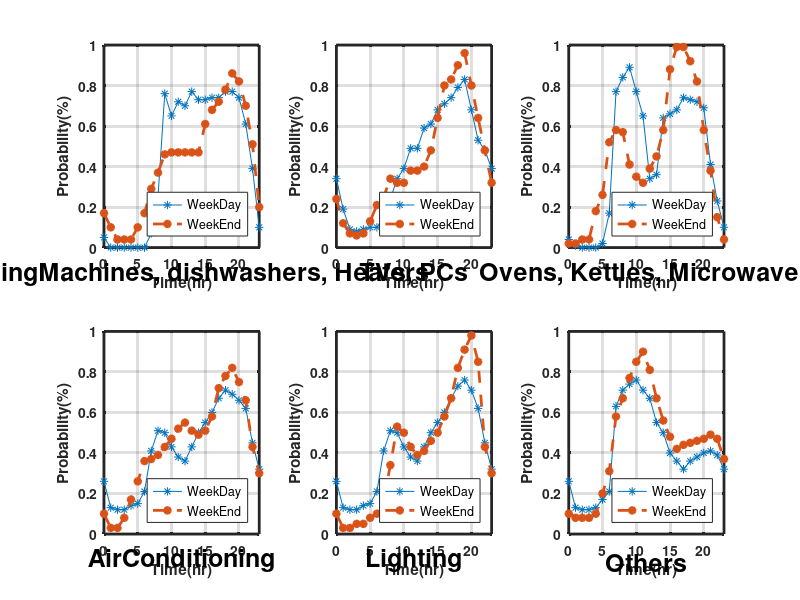

Here is the MATLAB script that generated this plot: (Note: this script raises an error after producing the figure.)
%%
clc;
clear;
%%
% Appliances Avilability, Function Case, Time Cycle and Standby Power %
applianceName       =  {{'Routers'        ,'WashingMachines','dishwashers'    ,'Heaters'        ,'Refrigerators'  ,'Freazers'       ,'TVs'            ,'PCs'            ,'Ovens'          ,'Kettles'        ,'Microwaves'     ,'AirConditioning','Fans'           ,'Irons'          ,'Lighting'       ,'Others'         }};
applianceCase       =  {{'Continuous'     ,'Cold'           ,'Cold'           ,'Cold'           ,'Cold'           ,'Cold'           ,'Standby'        ,'Standby'        ,'Active'         ,'Active'         ,'Active'         ,'Active'         ,'Active'         ,'Active'         ,'Active'         ,'Active'         }};
appliancePercentage =  {[.90              ,.96              ,.45              ,.88              ,.96              ,.63              ,.96              ,.88              ,.90              ,.88              ,.74              ,.88              ,.88              ,.88              ,1.00             ,1.00             ]};
applianceTimeCycle  =  {[ 60              , 40              , 20              , 45              , 30              , 30              , 60              , 60              , 25              , 10              , 15              , 30              , 60              , 15              , 60              , 30              ]};
applianceAmbientTemp=  {[ 0               , 0               , 0               , -1              , 1               , 1               , 0               , 1               , -1              , -1              , -1              , 1               , 1               , -1              , 0               , 1               ]};
applianceStandby    =  {[ 0               , 0               , 0               , 0               , 10              , 10              , 8               , 5               , 3               , 0               , 3               , 5               , 0               , 0               , 0               , 10              ]};
% Appliances Power Rate, Num Range %
applianceRating     = {{[[5, 15]          ;[300, 1000]      ;[1000, 1500]     ;[500, 2500]      ;[80, 150]        ;[80, 150]        ;[30, 250]        ;[50, 500]        ;[600, 1500]      ;[1000, 1500]     ;[600, 1500]      ;[500, 1500]      ;[10, 100]        ;[250, 1000]      ;[10, 50]         ;[500, 2500]      ];...
                        [[15, 30]         ;[750, 1250]      ;[1000, 2000]     ;[1000, 3000]     ;[100, 200]       ;[100, 200]       ;[50, 400]        ;[50, 1000]       ;[1000, 5000]     ;[1000, 3000]     ;[600, 1500]      ;[1000, 5000]     ;[30, 150]        ;[500, 1500]      ;[30, 60]         ;[500, 3500]      ];...
                        [[30, 50]         ;[1000, 2500]     ;[1500, 2500]     ;[1000, 5000]     ;[100, 800]       ;[100, 800]       ;[100, 500]       ;[100, 1500]      ;[1500, 5000]     ;[2000, 3500]     ;[1000, 3000]     ;[2000, 10000]    ;[50, 250]        ;[800, 2000]      ;[40, 500]        ;[500, 5000]      ]}};
applianceRange      = {{[[0, 1]           ;[1, 1]           ;[0, 0]           ;[0, 1]           ;[1, 1]           ;[0, 0]           ;[0, 1]           ;[0, 1]           ;[0, 1]           ;[0, 1]           ;[0, 0]           ;[0, 0]           ;[0, 3]           ;[0, 1]           ;[4, 6]           ;[1, 1]           ];...
                        [[0, 1]           ;[1, 2]           ;[0, 1]           ;[1, 2]           ;[1, 2]           ;[0, 1]           ;[1, 2]           ;[1, 2]           ;[0, 1]           ;[1, 1]           ;[0, 1]           ;[0, 2]           ;[2, 5]           ;[1, 1]           ;[7, 10]          ;[1, 1]           ];...
                        [[1, 1]           ;[1, 2]           ;[1, 1]           ;[1, 3]           ;[1, 3]           ;[1, 2]           ;[1, 3]           ;[1, 3]           ;[0, 1]           ;[1, 1]           ;[1, 1]           ;[1, 3]           ;[4, 7]           ;[1, 1]           ;[11, 15]         ;[1, 1]           ]}};
% Appliances Probability %
applianceProbability= {{[[1, 1]           ;[.05, .17]       ;[.05, .17]       ;[.05, .17]       ;[.42, .42]       ;[.42, .42]       ;[.34, .24]       ;[.34, .24]       ;[.04, .02]       ;[.04, .02]       ;[.04, .02]       ;[.26, .10]       ;[.99, .99]       ;[.00, .00]       ;[.26, .10]       ;[.26, .10]       ];...
                        [[1, 1]           ;[.00, .10]       ;[.00, .10]       ;[.00, .10]       ;[.42, .42]       ;[.42, .42]       ;[.19, .12]       ;[.19, .12]       ;[.01, .02]       ;[.01, .02]       ;[.01, .02]       ;[.13, .03]       ;[.99, .99]       ;[.00, .00]       ;[.13, .03]       ;[.13, .08]       ];...
                        [[1, 1]           ;[.00, .04]       ;[.00, .04]       ;[.00, .04]       ;[.42, .42]       ;[.42, .42]       ;[.09, .07]       ;[.09, .07]       ;[.00, .04]       ;[.00, .04]       ;[.00, .04]       ;[.12, .03]       ;[.99, .99]       ;[.00, .00]       ;[.12, .03]       ;[.12, .08]       ];...
                        [[1, 1]           ;[.00, .04]       ;[.00, .04]       ;[.00, .04]       ;[.42, .42]       ;[.42, .42]       ;[.08, .06]       ;[.08, .06]       ;[.00, .04]       ;[.00, .04]       ;[.00, .04]       ;[.12, .08]       ;[.99, .99]       ;[.00, .00]       ;[.12, .05]       ;[.12, .08]       ];...
                        [[1, 1]           ;[.00, .04]       ;[.00, .04]       ;[.00, .04]       ;[.42, .42]       ;[.42, .42]       ;[.09, .07]       ;[.09, .07]       ;[.00, .18]       ;[.00, .18]       ;[.00, .18]       ;[.14, .17]       ;[.99, .99]       ;[.00, .00]       ;[.14, .05]       ;[.13, .10]       ];...
                        [[1, 1]           ;[.00, .10]       ;[.00, .10]       ;[.00, .10]       ;[.42, .42]       ;[.42, .42]       ;[.10, .13]       ;[.10, .13]       ;[.02, .26]       ;[.02, .26]       ;[.02, .26]       ;[.15, .26]       ;[.99, .99]       ;[.00, .00]       ;[.15, .08]       ;[.17, .20]       ];...
                        [[1, 1]           ;[.00, .17]       ;[.00, .17]       ;[.00, .17]       ;[.42, .42]       ;[.42, .42]       ;[.10, .21]       ;[.10, .21]       ;[.17, .52]       ;[.17, .52]       ;[.17, .52]       ;[.21, .36]       ;[.99, .99]       ;[.01, .01]       ;[.21, .10]       ;[.21, .31]       ];...
                        [[1, 1]           ;[.07, .29]       ;[.07, .29]       ;[.07, .29]       ;[.42, .42]       ;[.42, .42]       ;[.15, .25]       ;[.15, .25]       ;[.77, .58]       ;[.77, .58]       ;[.77, .58]       ;[.41, .37]       ;[.11, .11]       ;[.02, .01]       ;[.41, .17]       ;[.63, .58]       ];...
                        [[1, 1]           ;[.25, .37]       ;[.25, .37]       ;[.25, .37]       ;[.42, .42]       ;[.42, .42]       ;[.24, .34]       ;[.24, .34]       ;[.84, .57]       ;[.84, .57]       ;[.84, .57]       ;[.51, .39]       ;[.02, .02]       ;[.04, .02]       ;[.51, .34]       ;[.71, .67]       ];...
                        [[1, 1]           ;[.76, .46]       ;[.76, .46]       ;[.76, .46]       ;[.42, .42]       ;[.42, .42]       ;[.34, .32]       ;[.34, .32]       ;[.89, .41]       ;[.89, .41]       ;[.89, .41]       ;[.50, .43]       ;[.02, .02]       ;[.15, .25]       ;[.50, .53]       ;[.74, .77]       ];...
                        [[1, 1]           ;[.65, .47]       ;[.65, .47]       ;[.65, .47]       ;[.42, .42]       ;[.42, .42]       ;[.39, .32]       ;[.39, .32]       ;[.77, .35]       ;[.77, .35]       ;[.77, .35]       ;[.43, .47]       ;[.02, .02]       ;[.22, .50]       ;[.43, .50]       ;[.76, .85]       ];...
                        [[1, 1]           ;[.72, .47]       ;[.72, .47]       ;[.72, .47]       ;[.42, .42]       ;[.42, .42]       ;[.49, .38]       ;[.49, .38]       ;[.65, .32]       ;[.65, .32]       ;[.65, .32]       ;[.38, .52]       ;[.02, .02]       ;[.13, .42]       ;[.38, .43]       ;[.71, .90]       ];...
                        [[1, 1]           ;[.70, .47]       ;[.70, .47]       ;[.70, .47]       ;[.42, .42]       ;[.42, .42]       ;[.49, .38]       ;[.49, .38]       ;[.34, .39]       ;[.34, .39]       ;[.34, .39]       ;[.36, .55]       ;[.09, .09]       ;[.10, .52]       ;[.36, .39]       ;[.67, .81]       ];...
                        [[1, 1]           ;[.77, .47]       ;[.77, .47]       ;[.77, .47]       ;[.42, .42]       ;[.42, .42]       ;[.59, .40]       ;[.59, .40]       ;[.36, .45]       ;[.36, .45]       ;[.36, .45]       ;[.43, .51]       ;[.72, .72]       ;[.04, .60]       ;[.43, .41]       ;[.55, .67]       ];...
                        [[1, 1]           ;[.73, .47]       ;[.73, .47]       ;[.73, .47]       ;[.42, .42]       ;[.42, .42]       ;[.61, .48]       ;[.61, .48]       ;[.64, .58]       ;[.64, .58]       ;[.64, .58]       ;[.50, .49]       ;[.95, .95]       ;[.25, .52]       ;[.50, .46]       ;[.50, .56]       ];...
                        [[1, 1]           ;[.73, .61]       ;[.73, .61]       ;[.73, .61]       ;[.42, .42]       ;[.42, .42]       ;[.68, .64]       ;[.68, .64]       ;[.66, .88]       ;[.66, .88]       ;[.66, .88]       ;[.55, .51]       ;[.76, .76]       ;[.15, .69]       ;[.55, .50]       ;[.40, .48]       ];...
                        [[1, 1]           ;[.74, .68]       ;[.74, .68]       ;[.74, .68]       ;[.42, .42]       ;[.42, .42]       ;[.71, .80]       ;[.68, .80]       ;[.68, .99]       ;[.68, .99]       ;[.68, .99]       ;[.60, .58]       ;[.08, .08]       ;[.10, .70]       ;[.60, .58]       ;[.36, .42]       ];...
                        [[1, 1]           ;[.74, .72]       ;[.74, .72]       ;[.74, .72]       ;[.42, .42]       ;[.42, .42]       ;[.74, .83]       ;[.74, .80]       ;[.74, .99]       ;[.74, .99]       ;[.74, .99]       ;[.67, .72]       ;[.02, .02]       ;[.02, .62]       ;[.67, .67]       ;[.32, .44]       ];...
                        [[1, 1]           ;[.77, .78]       ;[.77, .78]       ;[.77, .78]       ;[.42, .42]       ;[.42, .42]       ;[.79, .90]       ;[.79, .87]       ;[.73, .92]       ;[.73, .92]       ;[.73, .92]       ;[.71, .78]       ;[.34, .34]       ;[.01, .42]       ;[.73, .82]       ;[.36, .45]       ];...
                        [[1, 1]           ;[.77, .86]       ;[.77, .86]       ;[.77, .86]       ;[.42, .42]       ;[.42, .42]       ;[.83, .96]       ;[.83, .96]       ;[.72, .82]       ;[.72, .82]       ;[.72, .82]       ;[.69, .82]       ;[.84, .84]       ;[.00, .20]       ;[.76, .91]       ;[.38, .46]       ];...
                        [[1, 1]           ;[.74, .82]       ;[.74, .82]       ;[.74, .82]       ;[.42, .42]       ;[.42, .42]       ;[.68, .80]       ;[.68, .80]       ;[.69, .58]       ;[.69, .58]       ;[.69, .58]       ;[.66, .75]       ;[.99, .99]       ;[.00, .15]       ;[.71, .98]       ;[.40, .47]       ];...
                        [[1, 1]           ;[.61, .70]       ;[.61, .70]       ;[.61, .70]       ;[.42, .42]       ;[.42, .42]       ;[.53, .64]       ;[.53, .64]       ;[.41, .38]       ;[.41, .38]       ;[.41, .38]       ;[.62, .66]       ;[.99, .99]       ;[.00, .05]       ;[.62, .85]       ;[.41, .49]       ];...
                        [[1, 1]           ;[.39, .51]       ;[.39, .51]       ;[.39, .51]       ;[.42, .42]       ;[.42, .42]       ;[.48, .48]       ;[.48, .48]       ;[.23, .15]       ;[.23, .15]       ;[.23, .15]       ;[.45, .43]       ;[.92, .92]       ;[.00, .00]       ;[.45, .43]       ;[.39, .47]       ];...
                        [[1, 1]           ;[.10, .20]       ;[.10, .20]       ;[.10, .20]       ;[.42, .42]       ;[.42, .42]       ;[.39, .32]       ;[.39, .32]       ;[.10, .04]       ;[.10, .04]       ;[.10, .04]       ;[.32, .30]       ;[.80, .80]       ;[.00, .00]       ;[.32, .30]       ;[.32, .37]       ]}};
%WeekDay, WeekEnd
%%
reshapedCellArray = cell(1, 16);
temp              = zeros(3, 2);
for i = 1:16
    for j = 1:3
        temp(j,:) = applianceRange{1}{j}(i,:);
    end
    reshapedCellArray{i} = temp;
end
applianceRange = {reshapedCellArray};

temp              = zeros(3, 2);
for i = 1:16
    for j = 1:3
        temp(j,:) = applianceRating{1}{j}(i,:);
    end
    reshapedCellArray{i} = temp;
end
applianceRating = {reshapedCellArray};

temp              = zeros(24,2);
for i = 1:16
    for j = 1:24
        temp(j,:) = applianceProbability{1}{j}(i,:);
    end
    reshapedCellArray{i} = temp;
end
applianceProbability = {reshapedCellArray};

%%
% Appliances Structure 
Prop_Struct = struct('Name'      , applianceName , ...
                     'Case'      , applianceCase, ...
                     'Percentage', appliancePercentage, ...
                     'TimeCycle' , applianceTimeCycle, ...
                     'Temp'      , applianceAmbientTemp, ...
                     'Standby'   , applianceStandby, ...
                     'Rate'      , applianceRating, ...
                     'Range'     , applianceRange, ...
                     'Prop'      , applianceProbability ...
                     );
save('Prop_Struct.mat' , 'Prop_Struct');

%%
% Create a figure
figure('WindowState', 'maximized');

% Define common styling parameters
lineWidth = 2;
TfontSize = 18;
LfontSize = 10;
fontWeight = 'bold';
X_max = 23; Y_max = 1;
X_min = 0;  Y_min = 0;

% Plotting the first subplot
subplot(2, 3, 1);
plot([X_min:X_max], Prop_Struct.Prop{2}(:, 1)', '-*', [X_min:X_max], Prop_Struct.Prop{2}(:, 2)','--*', 'LineWidth', lineWidth);
xlim([X_min X_max]);ylim([Y_min Y_max]);grid on;
set(gca, 'FontSize', LfontSize, 'FontWeight', fontWeight, 'LineWidth', lineWidth);
legend({'WeekDay','WeekEnd'},'Location','southeast');
ylabel('Probability(%)');
xlabel('Time(hr)');
title('WashingMachines, dishwashers, Heaters', 'FontSize', TfontSize, 'Units', 'normalized', 'Position', [0.5, -0.185, 0]);

% Plotting the second subplot
subplot(2, 3, 2);
plot([X_min:X_max], Prop_Struct.Prop{7}(:, 1)', '-*', [X_min:X_max], Prop_Struct.Prop{7}(:, 2)','--*', 'LineWidth', lineWidth);
xlim([X_min X_max]);ylim([Y_min Y_max]);grid on;
set(gca, 'FontSize', LfontSize, 'FontWeight', fontWeight, 'LineWidth', lineWidth);
legend({'WeekDay','WeekEnd'},'Location','southeast');
ylabel('Probability(%)');
xlabel('Time(hr)');
title('TVs, PCs', 'FontSize', TfontSize, 'Units', 'normalized', 'Position', [0.5, -0.185, 0]);

% Plotting the third subplot
subplot(2, 3, 3);
plot([X_min:X_max], Prop_Struct.Prop{9}(:, 1)', '-*', [X_min:X_max], Prop_Struct.Prop{9}(:, 2)','--*', 'LineWidth', lineWidth);
xlim([X_min X_max]);ylim([Y_min Y_max]);grid on;
set(gca, 'FontSize', LfontSize, 'FontWeight', fontWeight, 'LineWidth', lineWidth);
legend({'WeekDay','WeekEnd'},'Location','southeast');
ylabel('Probability(%)');
xlabel('Time(hr)');
title('Ovens, Kettles, Microwaves', 'FontSize', TfontSize, 'Units', 'normalized', 'Position', [0.5, -0.185, 0]);

% Plotting the fourth subplot
subplot(2, 3, 4);
plot([X_min:X_max], Prop_Struct.Prop{12}(:, 1)', '-*', [X_min:X_max], Prop_Struct.Prop{12}(:, 2)','--*', 'LineWidth', lineWidth);
xlim([X_min X_max]);ylim([Y_min Y_max]);grid on;
set(gca, 'FontSize', LfontSize, 'FontWeight', fontWeight, 'LineWidth', lineWidth);
legend({'WeekDay','WeekEnd'},'Location','southeast');
ylabel('Probability(%)');
xlabel('Time(hr)');
title('AirConditioning', 'FontSize', TfontSize, 'Units', 'normalized', 'Position', [0.5, -0.185, 0]);

% Plotting the fifth subplot
subplot(2, 3, 5);
plot([X_min:X_max], Prop_Struct.Prop{15}(:, 1)', '-*', [X_min:X_max], Prop_Struct.Prop{15}(:, 2)','--*', 'LineWidth', lineWidth);
xlim([X_min X_max]);ylim([Y_min Y_max]);grid on;
set(gca, 'FontSize', LfontSize, 'FontWeight', fontWeight, 'LineWidth', lineWidth);
legend({'WeekDay','WeekEnd'},'Location','southeast');
ylabel('Probability(%)');
xlabel('Time(hr)');
title('Lighting', 'FontSize', TfontSize, 'Units', 'normalized', 'Position', [0.5, -0.185, 0]);

% Plotting the sixth subplot
subplot(2, 3, 6);
plot([X_min:X_max], Prop_Struct.Prop{16}(:, 1)', '-*', [X_min:X_max], Prop_Struct.Prop{16}(:, 2)','--*', 'LineWidth', lineWidth);
xlim([X_min X_max]);ylim([Y_min Y_max]);grid on;
set(gca, 'FontSize', LfontSize, 'FontWeight', fontWeight, 'LineWidth', lineWidth);
legend({'WeekDay','WeekEnd'},'Location','southeast');
ylabel('Probability(%)');
xlabel('Time(hr)');
title('Others', 'FontSize', TfontSize, 'Units', 'normalized', 'Position', [0.5, -0.185, 0]);

% Adjust subplot positions to reduce space
set(gcf, 'Position', [100, 100, 1200, 600]); % Adjust figure size
subplots = get(gcf, 'Children');
for i = 1:length(subplots)
    subplots(i).Position(1) = subplots(i).Position(1) - 0.04; % Adjust horizontal position
    subplots(i).Position(3) = subplots(i).Position(3) + 0.04; % Adjust width
    subplots(i).Position(2) = subplots(i).Position(2) - 0.04; % Adjust vertical position
    subplots(i).Position(4) = subplots(i).Position(4) + 0.04; % Adjust height
end

saveas(gcf, 'Prop.png');
close();
